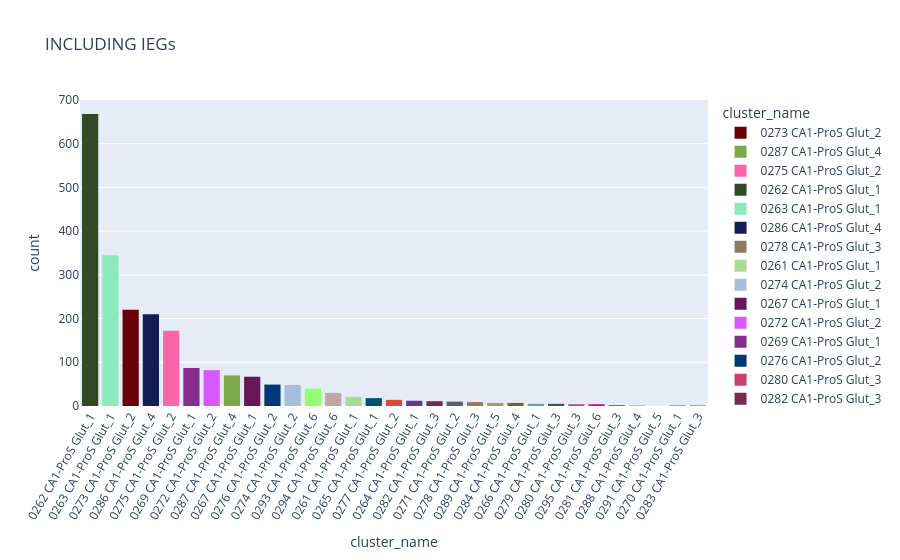
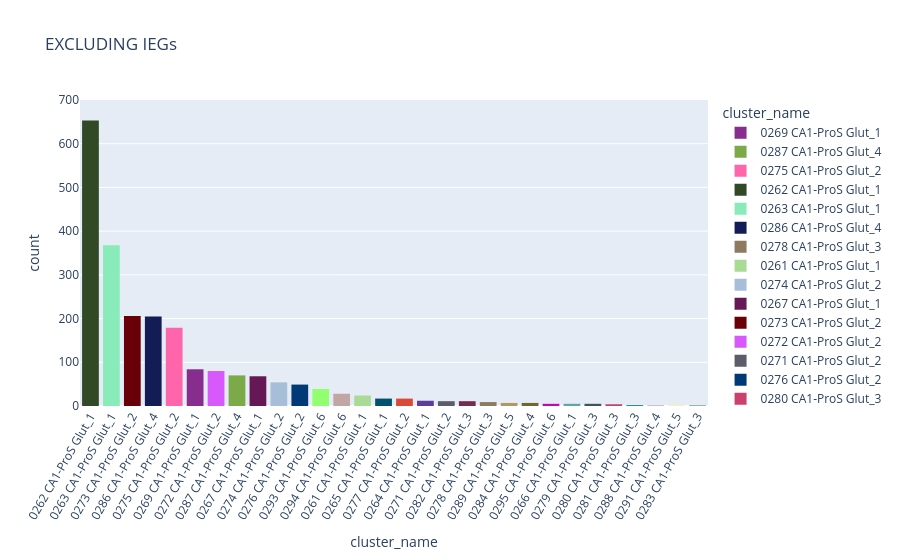

Source (notebook cell) for these figures, in order:
### Code cell
import plotly.express as px

# make a countplot with plotly
fig = px.histogram(adata_yes_IEGs.obs, x='cluster_name', color='cluster_name', color_discrete_map=adata_yes_IEGs.uns['cluster_colorDict'], title='INCLUDING IEGs')
fig.update_xaxes(categoryorder='total descending')
fig.update_xaxes(tickangle=300)
fig.update_yaxes(range=[0, 700])
fig.show()

fig = px.histogram(adata_no_IEGs.obs, x='cluster_name', color='cluster_name', color_discrete_map=adata_no_IEGs.uns['cluster_colorDict'], title='EXCLUDING IEGs')
fig.update_xaxes(categoryorder='total descending')
fig.update_xaxes(tickangle=300)
fig.update_yaxes(range=[0, 700])
fig.show()
